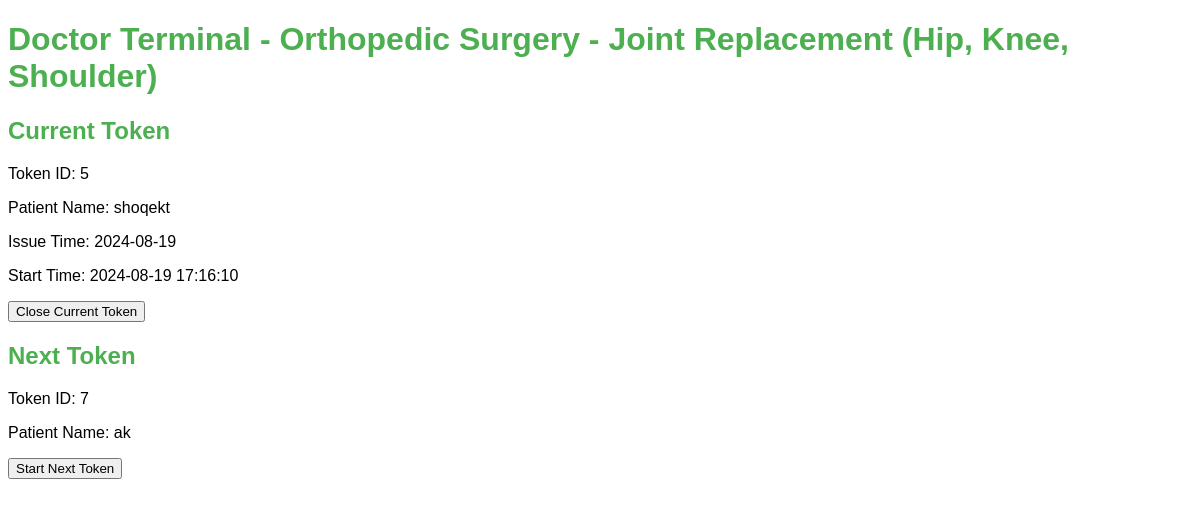
/doctor_terminal/1, run on the app's committed database.
### tables this page shows
CREATE TABLE departments (
                            id INTEGER PRIMARY KEY AUTOINCREMENT,
                            name TEXT NOT NULL);

CREATE TABLE tokens (
                            id INTEGER PRIMARY KEY AUTOINCREMENT,
                            department_id INTEGER,
                            patient_name TEXT,
                            appointment_date TEXT,
                            issue_time TEXT,
                            start_time TEXT,
                            end_time TEXT,
                            status TEXT,
                            FOREIGN KEY(department_id) REFERENCES departments(id));

### app.py (the view)
@app.route('/doctor_terminal/<int:department_id>')
def doctor_terminal(department_id):
    with sqlite3.connect("hospital.db") as conn:
        cursor = conn.cursor()
        cursor.execute("SELECT * FROM departments WHERE id = ?", (department_id,))
        department = cursor.fetchone()
        cursor.execute("""SELECT * FROM tokens WHERE department_id = ? AND status = 'waiting'
                          ORDER BY id LIMIT 1""", (department_id,))
        next_token = cursor.fetchone()
        cursor.execute("""SELECT * FROM tokens WHERE department_id = ? AND status = 'in_progress'
                          ORDER BY id LIMIT 1""", (department_id,))
        current_token = cursor.fetchone()
    return render_template('doctor_terminal.html', department=department, next_token=next_token, current_token=current_token)

### templates/doctor_terminal.html (shortened to what this page needs)
<!DOCTYPE html>
<html lang="en">
<head>
    <link rel="stylesheet" href="{{ url_for('static', filename='styles.css') }}">
</head>
<body>
    <h1>Doctor Terminal - {{ department[1] }}</h1>
    {% if current_token %}
        <h2>Current Token</h2>
        <p>Token ID: {{ current_token[0] }}</p>
        <p>Patient Name: {{ current_token[2] }}</p>
        <p>Issue Time: {{ current_token[3] }}</p>
        <p>Start Time: {{ current_token[4] }}</p>
        <button onclick="location.href='/close_token/{{ current_token[0] }}?department_id={{ department[0] }}'">Close Current Token</button>
    {% else %}
        <p>No current token in progress.</p>
    {% endif %}
    {% if next_token %}
        <h2>Next Token</h2>
        <p>Token ID: {{ next_token[0] }}</p>
        <p>Patient Name: {{ next_token[2] }}</p>
        <button onclick="location.href='/start_token/{{ next_token[0] }}?department_id={{ department[0] }}'">Start Next Token</button>
    {% else %}
        <p>No more tokens in the queue.</p>
    {% endif %}
</body>
</html>

### static/styles.css (style rules this page uses)
body { font-family: Arial, sans-serif; }
h1, h2 { color: #4CAF50; }

### data on the page
departments: name "Orthopedic Surgery - Joint Replacement (Hip, Knee, Shoulder)"
tokens: id "5", patient_name "shoqekt", appointment_date "2024-08-19", issue_time "2024-08-19 17:16:10"
tokens: id "7", patient_name "ak"
